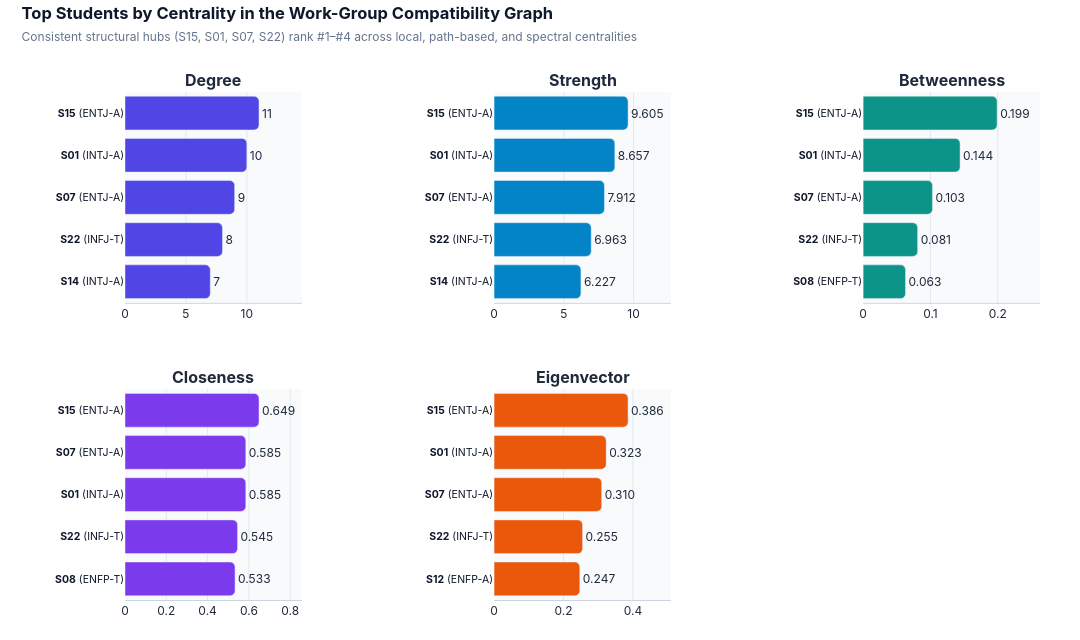

Notebook source saved alongside this figure:
### Code cell
# Each centrality measure gets its own panel and scale; labels include MBTI type.
centrality_measures = ["Degree", "Strength", "Betweenness", "Closeness", "Eigenvector"]
measure_colors = ["#4F46E5", "#0284C7", "#0D9488", "#7C3AED", "#EA580C"]

fig_cent = make_subplots(
    rows=2,
    cols=3,
    subplot_titles=[f"<b>{m}</b>" for m in centrality_measures] + [""],
    horizontal_spacing=0.21,
    vertical_spacing=0.17,
)
for idx, (measure, mcol) in enumerate(zip(centrality_measures, measure_colors)):
    r_idx, c_idx = divmod(idx, 3)
    top_students = compatibility_centrality.nlargest(5, measure).sort_values(measure)
    labels = [f"<b>{row.Student}</b> ({row.MBTI})" for row in top_students.itertuples()]
    fmt_str = "{:.0f}" if measure == "Degree" else "{:.3f}"
    fig_cent.add_trace(
        go.Bar(
            x=top_students[measure],
            y=labels,
            orientation="h",
            marker=dict(color=mcol, cornerradius=5),
            text=[fmt_str.format(v) for v in top_students[measure]],
            textposition="outside",
            showlegend=False,
        ),
        row=r_idx + 1,
        col=c_idx + 1,
    )
    fig_cent.update_xaxes(
        range=[0, float(top_students[measure].max()) * 1.32],
        gridcolor="#E2E8F0",
        linecolor="#CBD5E1",
        row=r_idx + 1,
        col=c_idx + 1,
    )
    fig_cent.update_yaxes(tickfont=dict(size=10.5, color="#0F172A"), row=r_idx + 1, col=c_idx + 1)

fig_cent.update_layout(
    title=dict(
        text="<b>Top Students by Centrality in the Work-Group Compatibility Graph</b><br><span style='font-size:12px;color:#64748B;font-weight:400'>Consistent structural hubs (S15, S01, S07, S22) rank #1–#4 across local, path-based, and spectral centralities</span>",
        x=0.02,
        y=0.97,
        font=dict(size=16.5, color="#0F172A", family="Inter, -apple-system, sans-serif"),
    ),
    width=1080,
    height=640,
    paper_bgcolor="#FFFFFF",
    plot_bgcolor="#F8FAFC",
    font=dict(family="Inter, -apple-system, sans-serif", color="#1E293B"),
    margin=dict(l=125, r=40, t=92, b=40),
)
fig_cent.show()

### Figure 1 — Plotly figure (JSON) as saved in the notebook; plotly's stock layout.template omitted (floating-point values rounded to 4 significant figures)
{"data": [{"marker": {"color": "#4F46E5", "cornerradius": 5}, "orientation": "h", "showlegend": false, "text": ["7", "8", "9", "10", "11"], "textposition": "outside", "type": "bar", "x": [7, 8, 9, 10, 11], "xaxis": "x", "y": ["<b>S14</b> (INTJ-A)", "<b>S22</b> (INFJ-T)", "<b>S07</b> (ENTJ-A)", "<b>S01</b> (INTJ-A)", "<b>S15</b> (ENTJ-A)"], "yaxis": "y"}, {"marker": {"color": "#0284C7", "cornerradius": 5}, "orientation": "h", "showlegend": false, "text": ["6.227", "6.963", "7.912", "8.657", "9.605"], "textposition": "outside", "type": "bar", "x": [6.227, 6.963, 7.912, 8.657, 9.605], "xaxis": "x2", "y": ["<b>S14</b> (INTJ-A)", "<b>S22</b> (INFJ-T)", "<b>S07</b> (ENTJ-A)", "<b>S01</b> (INTJ-A)", "<b>S15</b> (ENTJ-A)"], "yaxis": "y2"}, {"marker": {"color": "#0D9488", "cornerradius": 5}, "orientation": "h", "showlegend": false, "text": ["0.063", "0.081", "0.103", "0.144", "0.199"], "textposition": "outside", "type": "bar", "x": [0.063, 0.081, 0.103, 0.144, 0.199], "xaxis": "x3", "y": ["<b>S08</b> (ENFP-T)", "<b>S22</b> (INFJ-T)", "<b>S07</b> (ENTJ-A)", "<b>S01</b> (INTJ-A)", "<b>S15</b> (ENTJ-A)"], "yaxis": "y3"}, {"marker": {"color": "#7C3AED", "cornerradius": 5}, "orientation": "h", "showlegend": false, "text": ["0.533", "0.545", "0.585", "0.585", "0.649"], "textposition": "outside", "type": "bar", "x": [0.533, 0.545, 0.585, 0.585, 0.649], "xaxis": "x4", "y": ["<b>S08</b> (ENFP-T)", "<b>S22</b> (INFJ-T)", "<b>S01</b> (INTJ-A)", "<b>S07</b> (ENTJ-A)", "<b>S15</b> (ENTJ-A)"], "yaxis": "y4"}, {"marker": {"color": "#EA580C", "cornerradius": 5}, "orientation": "h", "showlegend": false, "text": ["0.247", "0.255", "0.310", "0.323", "0.386"], "textposition": "outside", "type": "bar", "x": [0.247, 0.255, 0.31, 0.323, 0.386], "xaxis": "x5", "y": ["<b>S12</b> (ENFP-A)", "<b>S22</b> (INFJ-T)", "<b>S07</b> (ENTJ-A)", "<b>S01</b> (INTJ-A)", "<b>S15</b> (ENTJ-A)"], "yaxis": "y5"}], "layout": {"annotations": [{"font": {"size": 16}, "showarrow": false, "text": "<b>Degree</b>", "x": 0.09667, "xanchor": "center", "xref": "paper", "y": 1, "yanchor": "bottom", "yref": "paper"}, {"font": {"size": 16}, "showarrow": false, "text": "<b>Strength</b>", "x": 0.5, "xanchor": "center", "xref": "paper", "y": 1, "yanchor": "bottom", "yref": "paper"}, {"font": {"size": 16}, "showarrow": false, "text": "<b>Betweenness</b>", "x": 0.9033, "xanchor": "center", "xref": "paper", "y": 1, "yanchor": "bottom", "yref": "paper"}, {"font": {"size": 16}, "showarrow": false, "text": "<b>Closeness</b>", "x": 0.09667, "xanchor": "center", "xref": "paper", "y": 0.415, "yanchor": "bottom", "yref": "paper"}, {"font": {"size": 16}, "showarrow": false, "text": "<b>Eigenvector</b>", "x": 0.5, "xanchor": "center", "xref": "paper", "y": 0.415, "yanchor": "bottom", "yref": "paper"}], "font": {"color": "#1E293B", "family": "Inter, -apple-system, sans-serif"}, "height": 640, "margin": {"b": 40, "l": 125, "r": 40, "t": 92}, "paper_bgcolor": "#FFFFFF", "plot_bgcolor": "#F8FAFC", "title": {"font": {"color": "#0F172A", "family": "Inter, -apple-system, sans-serif", "size": 16.5}, "text": "<b>Top Students by Centrality in the Work-Group Compatibility Graph</b><br><span style='font-size:12px;color:#64748B;font-weight:400'>Consistent structural hubs (S15, S01, S07, S22) rank #1–#4 across local, path-based, and spectral centralities</span>", "x": 0.02, "y": 0.97}, "width": 1080, "xaxis": {"anchor": "y", "domain": [0, 0.1933], "gridcolor": "#E2E8F0", "linecolor": "#CBD5E1", "range": [0, 14.52]}, "xaxis2": {"anchor": "y2", "domain": [0.4033, 0.5967], "gridcolor": "#E2E8F0", "linecolor": "#CBD5E1", "range": [0, 12.68]}, "xaxis3": {"anchor": "y3", "domain": [0.8067, 1], "gridcolor": "#E2E8F0", "linecolor": "#CBD5E1", "range": [0, 0.2627]}, "xaxis4": {"anchor": "y4", "domain": [0, 0.1933], "gridcolor": "#E2E8F0", "linecolor": "#CBD5E1", "range": [0, 0.8567]}, "xaxis5": {"anchor": "y5", "domain": [0.4033, 0.5967], "gridcolor": "#E2E8F0", "linecolor": "#CBD5E1", "range": [0, 0.5095]}, "xaxis6": {"anchor": "y6", "domain": [0.8067, 1]}, "yaxis": {"anchor": "x", "domain": [0.585, 1], "tickfont": {"color": "#0F172A", "size": 10.5}}, "yaxis2": {"anchor": "x2", "domain": [0.585, 1], "tickfont": {"color": "#0F172A", "size": 10.5}}, "yaxis3": {"anchor": "x3", "domain": [0.585, 1], "tickfont": {"color": "#0F172A", "size": 10.5}}, "yaxis4": {"anchor": "x4", "domain": [0, 0.415], "tickfont": {"color": "#0F172A", "size": 10.5}}, "yaxis5": {"anchor": "x5", "domain": [0, 0.415], "tickfont": {"color": "#0F172A", "size": 10.5}}, "yaxis6": {"anchor": "x6", "domain": [0, 0.415]}}}
